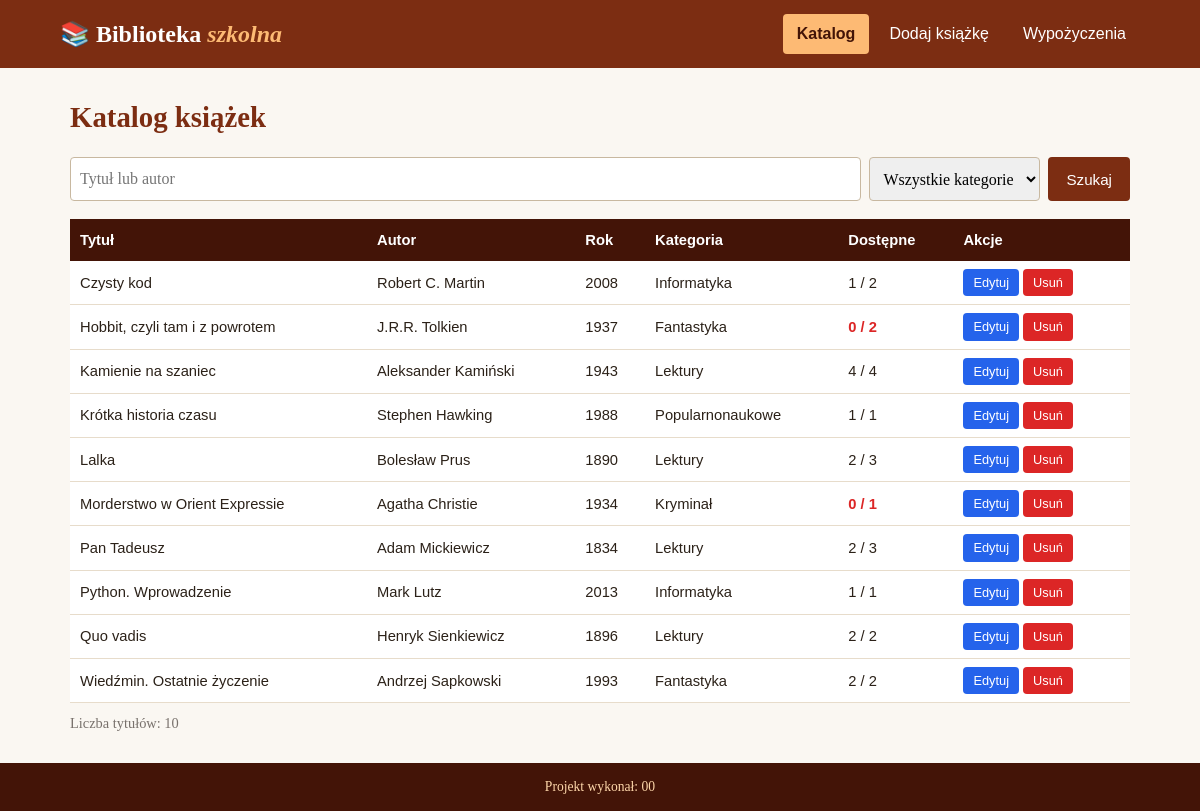
The page /rozwiazanie/index.php on the database its author committed.
### tables this page shows
CREATE TABLE `ksiazki` (
  `id` INT NOT NULL AUTO_INCREMENT,
  `tytul` VARCHAR(80) NOT NULL,
  `autor` VARCHAR(50) NOT NULL,
  `rok_wydania` INT NOT NULL,
  `isbn` CHAR(13) NOT NULL,
  `egzemplarze` INT NOT NULL,
  `kategorie_id` INT NOT NULL,
  PRIMARY KEY (`id`),
  KEY `kategorie_id` (`kategorie_id`),
  CONSTRAINT `ksiazki_ibfk_1` FOREIGN KEY (`kategorie_id`) REFERENCES `kategorie` (`id`)
);

CREATE TABLE `kategorie` (
  `id` INT NOT NULL AUTO_INCREMENT,
  `nazwa` VARCHAR(30) NOT NULL,
  PRIMARY KEY (`id`)
);

### rozwiazanie/index.php (the view, shortened to what this page needs)
<?php
require_once 'polaczenie.php';
$aktywna = 'katalog';
$szukaj = '';
?>
<!DOCTYPE html>
<html lang="pl">
<head>
    <link rel="stylesheet" href="styl.css">
</head>
<body>
<?php include 'menu.php'; ?>
    <main class="tresc">
        <h1>Katalog książek</h1>
        <form class="wyszukiwarka" action="index.php" method="get">
            <input type="search" name="szukaj" placeholder="Tytuł lub autor" value="<?php echo htmlspecialchars($szukaj); ?>">
            <select name="kategoria">
                <option value="0">Wszystkie kategorie</option>
            </select>
            <button type="submit">Szukaj</button>
        </form>
        <table class="katalog">
            <thead>
                <tr><th>Tytuł</th><th>Autor</th><th>Rok</th><th>Kategoria</th><th>Dostępne</th><th>Akcje</th></tr>
            </thead>
            <tbody>
<?php
$fraza = mysqli_real_escape_string($polaczenie, $szukaj);
$warunek = "WHERE (tytul LIKE '%$fraza%' OR autor LIKE '%$fraza%')";
$zapytanie = "SELECT ksiazki.id, tytul, autor, rok_wydania, nazwa, egzemplarze - COUNT(wypozyczenia.id) AS dostepne, egzemplarze FROM ksiazki JOIN kategorie ON ksiazki.kategorie_id = kategorie.id LEFT JOIN wypozyczenia ON wypozyczenia.ksiazki_id = ksiazki.id AND wypozyczenia.data_zwrotu IS NULL $warunek GROUP BY ksiazki.id ORDER BY tytul;";
$wynik = mysqli_query($polaczenie, $zapytanie);
$liczba = mysqli_num_rows($wynik);
while ($k = mysqli_fetch_row($wynik)) {
    $tytul = htmlspecialchars($k[1]);
    $autor = htmlspecialchars($k[2]);
    $klasa = '';
    if ($k[5] == 0) {
        $klasa = " class='brak'";
    }
    echo "<tr><td>$tytul</td><td>$autor</td><td>$k[3]</td><td>$k[4]</td><td$klasa>$k[5] / $k[6]</td>";
    echo "<td class='akcje'><a href='edytuj.php?id=$k[0]' class='przycisk edytuj'>Edytuj</a><a href='usun.php?id=$k[0]' class='przycisk usun'>Usuń</a></td></tr>";
}
?>
            </tbody>
        </table>
        <p class="podsumowanie">Liczba tytułów: <?php echo $liczba; ?></p>
    </main>
    <footer class="stopka">Projekt wykonał: 00</footer>
</body>
</html>

### rozwiazanie/menu.php (shortened to what this page needs)
<header class="naglowek">
    <a href="index.php" class="logo">📚 Biblioteka <span>szkolna</span></a>
    <nav>
        <a href="index.php"<?php if ($aktywna == 'katalog') echo " class='aktywna'"; ?>>Katalog</a>
        <a href="dodaj.php"<?php if ($aktywna == 'dodaj') echo " class='aktywna'"; ?>>Dodaj książkę</a>
        <a href="wypozyczenia.php"<?php if ($aktywna == 'wypozyczenia') echo " class='aktywna'"; ?>>Wypożyczenia</a>
    </nav>
</header>

### rozwiazanie/styl.css (style rules this page uses)
* { margin: 0; padding: 0; box-sizing: border-box; }
body { display: flex; flex-direction: column; min-height: 100vh; background-color: #FAF7F2; color: #2B2118; font-family: Georgia, "Times New Roman", serif; line-height: 1.5; }
h1 { margin-bottom: 18px; color: #7C2D12; font-size: 1.8rem; }
.naglowek { display: flex; justify-content: space-between; align-items: center; flex-wrap: wrap; gap: 12px; padding: 14px 5%; background-color: #7C2D12; color: white; }
.logo { color: white; font-size: 1.5rem; font-weight: bold; text-decoration: none; }
.logo span { color: #FDBA74; font-style: italic; }
.naglowek nav { display: flex; gap: 6px; }
.naglowek nav a { padding: 8px 14px; border-radius: 4px; color: white; text-decoration: none; font-family: Arial, sans-serif; }
.naglowek nav a.aktywna { background-color: #FDBA74; color: #431407; font-weight: bold; }
.tresc { flex: 1; width: 100%; max-width: 1100px; margin: 0 auto; padding: 28px 20px; }
.wyszukiwarka { display: flex; gap: 8px; margin-bottom: 18px; }
.wyszukiwarka input { flex: 1; }
.wyszukiwarka select { width: auto; }
input, select { width: 100%; padding: 9px; border: 1px solid #C8B8A0; border-radius: 4px; font: inherit; }
button, .przycisk { display: inline-block; padding: 9px 18px; background-color: #7C2D12; color: white; border: none; border-radius: 4px; font-family: Arial, sans-serif; font-size: 0.95rem; text-decoration: none; cursor: pointer; }
.przycisk.edytuj { background-color: #2563EB; }
.usun, .przycisk.usun { background-color: #DC2626; }
button.maly, .akcje .przycisk { padding: 4px 10px; font-size: 0.8rem; }
table { width: 100%; border-collapse: collapse; background-color: white; font-family: Arial, sans-serif; font-size: 0.92rem; }
th { padding: 10px; background-color: #431407; color: white; text-align: left; }
td { padding: 8px 10px; border-bottom: 1px solid #E7DCCB; }
.akcje { white-space: nowrap; }
.akcje .przycisk { margin-right: 4px; }
.brak { color: #DC2626; font-weight: bold; }
.podsumowanie, .legenda { margin-top: 10px; color: #78716C; font-size: 0.9rem; }
.stopka { padding: 14px; background-color: #431407; color: #FED7AA; text-align: center; font-size: 0.85rem; }

### rows shown on the page
ksiazki: tytul "Czysty kod", autor "Robert C. Martin", rok_wydania "2008", kategorie.nazwa "Informatyka", k "1", egzemplarze "2"
ksiazki: tytul "Hobbit, czyli tam i z powrotem", autor "J.R.R. Tolkien", rok_wydania "1937", kategorie.nazwa "Fantastyka", k "0", egzemplarze "2"
ksiazki: tytul "Kamienie na szaniec", autor "Aleksander Kamiński", rok_wydania "1943", kategorie.nazwa "Lektury", k "4", egzemplarze "4"
ksiazki: tytul "Krótka historia czasu", autor "Stephen Hawking", rok_wydania "1988", kategorie.nazwa "Popularnonaukowe", k "1", egzemplarze "1"
ksiazki: tytul "Lalka", autor "Bolesław Prus", rok_wydania "1890", kategorie.nazwa "Lektury", k "2", egzemplarze "3"
ksiazki: tytul "Morderstwo w Orient Expressie", autor "Agatha Christie", rok_wydania "1934", kategorie.nazwa "Kryminał", k "0", egzemplarze "1"
ksiazki: tytul "Pan Tadeusz", autor "Adam Mickiewicz", rok_wydania "1834", kategorie.nazwa "Lektury", k "2", egzemplarze "3"
ksiazki: tytul "Python. Wprowadzenie", autor "Mark Lutz", rok_wydania "2013", kategorie.nazwa "Informatyka", k "1", egzemplarze "1"
ksiazki: tytul "Quo vadis", autor "Henryk Sienkiewicz", rok_wydania "1896", kategorie.nazwa "Lektury", k "2", egzemplarze "2"
ksiazki: tytul "Wiedźmin. Ostatnie życzenie", autor "Andrzej Sapkowski", rok_wydania "1993", kategorie.nazwa "Fantastyka", k "2", egzemplarze "2"

### other values the page prints
$liczba "10"
